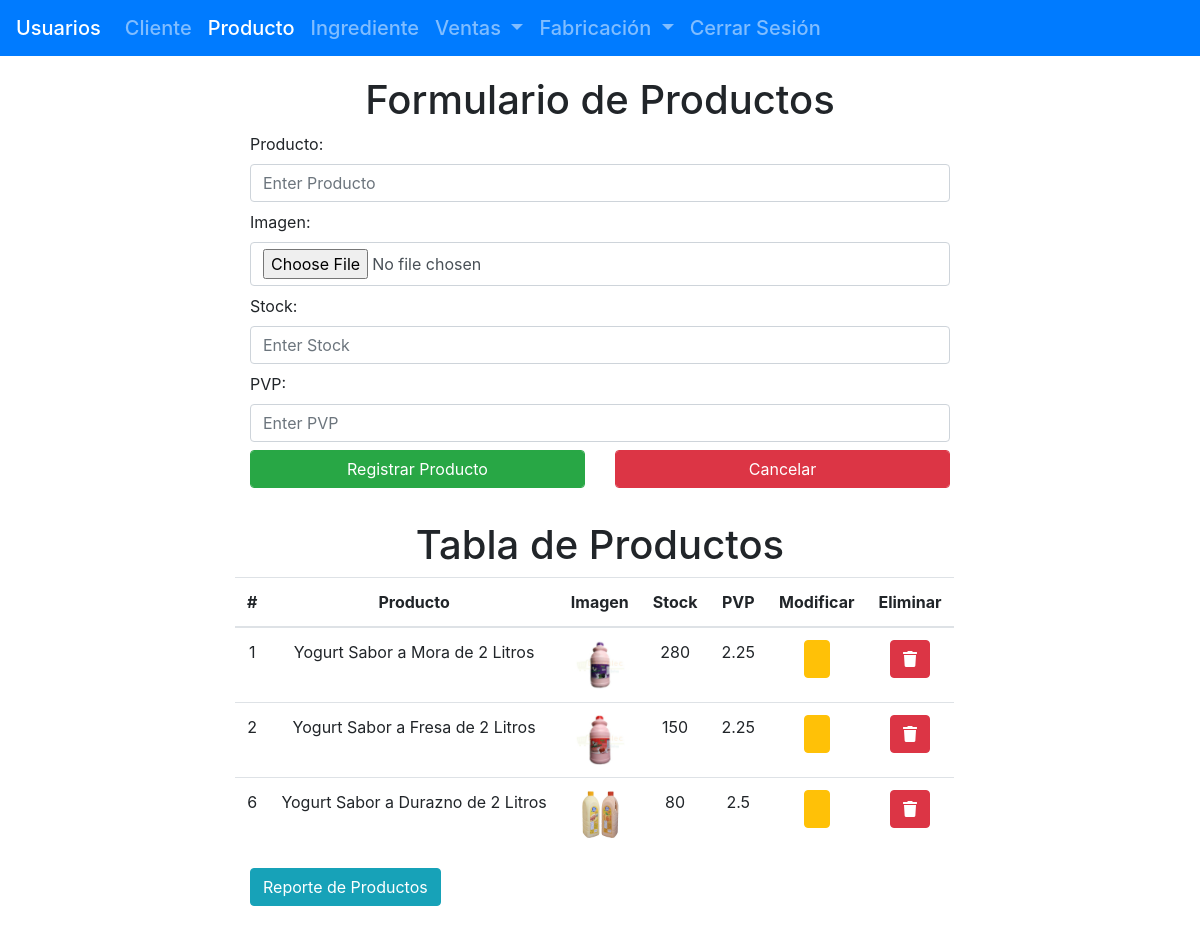
Page /index.php?modulo=producto (signed in) on the committed database.
### tables this page shows
CREATE TABLE `producto` (
  `idproducto` int(11) NOT NULL,
  `nombre` varchar(100) DEFAULT NULL,
  `imagen` varchar(200) DEFAULT NULL,
  `stock` int(11) DEFAULT NULL,
  `pvp` double DEFAULT NULL
);

### index.php (called while the page is built, shortened)
<?php session_start();
$modulo = $_REQUEST['modulo']??'';
require 'vistas/index.vista.php';

### producto.php (called while the page is built, shortened)
<?php
$consultar = "SELECT * FROM producto";
$resultado = $conexion->query($consultar);
$productos = $resultado->fetch_all();
require 'vistas/producto.vista.php';

### vistas/producto.vista.php (the view, shortened to what this page needs)
<main style="margin-top: 20px; margin-bottom: 20px;">
    <div class="container">
        <header class="text-center">
            <h1>Formulario de Productos</h1>
        </header>
        <form method="POST" enctype="multipart/form-data">
            <div class="row">
                <div class="col-sm-2"></div>
                <div class="col-sm-8">
                    <div class="col">
                        <label for="nombre" class="mr-sm-2">Producto:</label>
                        <input type="text" class="form-control mb-2 mr-sm-2" placeholder="Enter Producto" id="nombre" name="nombre" required>
                    </div>
                    <div class="col">
                        <label for="imagen" class="mr-sm-2">Imagen:</label>
                        <input type="file" class="form-control mb-2 mr-sm-2" id="imagen" name="imagen" required>
                    </div>
                    <div class="col">
                        <label for="stock" class="mr-sm-2">Stock:</label>
                        <input type="number" class="form-control mb-2 mr-sm-2" placeholder="Enter Stock" id="stock" name="stock" min="1" required>
                    </div>
                    <div class="col">
                        <label for="pvp" class="mr-sm-2">PVP:</label>
                        <input type="number" class="form-control mb-2 mr-sm-2" step="0.01" placeholder="Enter PVP" id="pvp" name="pvp" min="0.1" required>
                    </div>
                    <div class="container">
                        <div class="row">
                                <div class="col">
                                    <input type="submit" value="Registrar Producto" class="btn btn-success btn-block form-control mb-2 mr-sm-2" name="Enviar">
                                </div>
                                <div class="col">
                                    <a href="index.php?modulo=producto" class="btn btn-danger btn-block form-control mb-2 mr-sm-2">Cancelar</a>
                                </div>
                            </div>
                        </div>
                    </div>
                </div>
                <div class="col-sm-2"></div>
            </div>
    <br>
    <div class="container">
        <div class="row">
            <div class="col-sm-2"></div>
            <div class="col-sm-8">
                <header class="text-center">
                    <h1>Tabla de Productos</h1>
                </header>
                <table class="table table-responsive table-hover text-center">
                    <thead>
                        <th>#</th>
                        <th>Producto</th>
                        <th>Imagen</th>
                        <th>Stock</th>
                        <th>PVP</th>
                        <th>Modificar</th>
                        <th>Eliminar</th>
                    </thead>
                    <tbody>
                        <?php foreach ($productos as $producto) : ?>
                            <tr>
                                <td><?php echo $producto[0]; ?></td>
                                <td><?php echo $producto[1]; ?></td>
                                <td>
                                    <img src="<?php echo 'fotos/' . $producto[2]; ?>" alt="<?php echo $producto[1]; ?>" title="<?php echo $producto[1]; ?>" width="50px" height="50px">
                                </td>
                                <td><?php echo $producto[3]; ?></td>
                                <td><?php echo $producto[4]; ?></td>
                                <td>
                                    <button type="button" class="btn btn-warning" data-toggle="modal" data-target="#editar<?php echo $producto[0]; ?>">
                                    </button>
                                </td>
                                <td>
                                    <button type="button" class="btn btn-danger" data-toggle="modal" data-target="#eliminar<?php echo $producto[0]; ?>">
                                        <i class="fas fa-trash" aria-hidden="true"></i>
                                    </button>
                                </td>
                            </tr>
                        <?php endforeach; ?>
                    </tbody>
                </table>
                <div class="container">
                    <a class="btn btn-info" target="_blank" href="reporte-producto.php" role="button">
                        Reporte de Productos
                    </a>
                </div>
            </div>
            <div class="col-sm-2"></div>
        </div>
</main>

### vistas/index.vista.php (shortened to what this page needs)
<!DOCTYPE html>
<html lang="en">
<head>
    <link rel="stylesheet" href="https://pro.fontawesome.com/releases/v5.10.0/css/all.css" />
    <link rel="stylesheet" href="https://cdn.jsdelivr.net/npm/bootstrap@4.0.0/dist/css/bootstrap.min.css">
</head>
<body>
    <header>
        <nav class="navbar navbar-expand-lg navbar-dark bg-primary color-black h5">
            <a class="navbar-brand" href="index.php?modulo=usuario">
                Usuarios
            </a>
            <div class="collapse navbar-collapse" id="navbarNav">
                <ul class="navbar-nav">
                    <li class="nav-item">
                        <a class="nav-link <?php if ($modulo == 'cliente') {
                                                echo 'active';
                                            } ?>" href="index.php?modulo=cliente">Cliente <span class="sr-only">(current)</span></a>
                    </li>
                    <li class="nav-item <?php if ($modulo == 'producto') {
                                            echo 'active';
                                        } ?>">
                        <a class="nav-link" href="index.php?modulo=producto">Producto</a>
                    </li>
                    <li class="nav-item <?php if ($modulo == 'ingrediente') {
                                            echo 'active';
                                        } ?>">
                        <a class="nav-link" href="index.php?modulo=ingrediente">Ingrediente</a>
                    </li>
                    <li class="nav-item dropdown <?php if ($modulo == 'generar-venta' || $modulo == 'reporte-venta') {
                                                        echo 'active';
                                                    } ?>">
                        <a class=" nav-link dropdown-toggle" href="#" id="navbarDropdown" role="button" data-toggle="dropdown" aria-haspopup="true" aria-expanded="false">
                            Ventas
                        </a>
                    </li>
                    <li class="nav-item dropdown <?php if ($modulo == 'generar-fabricacion' || $modulo == 'reporte-fabricacion') {
                                                        echo 'active';
                                                    } ?>">
                        <a class=" nav-link dropdown-toggle" href="#" id="navbarDropdown" role="button" data-toggle="dropdown" aria-haspopup="true" aria-expanded="false">
                            Fabricación
                        </a>
                    </li>
                    <li class="nav-item">
                        <a class="nav-link" href="cerrar.php">Cerrar Sesión</a>
                    </li>
                </ul>
            </div>
        </nav>
    </header>
    <?php
    if ($modulo == 'usuario' || $modulo == '') {
        require 'usuario.php';
    } else if ($modulo == 'cliente') {
        require 'cliente.php';
    } else if ($modulo == 'producto') {
        require 'producto.php';
    } else if ($modulo == 'proveedor') {
        require 'proveedor.php';
    } else if ($modulo == 'generar-venta') {
        require 'generar-venta.php';
    } else if ($modulo == 'reporte-venta') {
        require 'reporte-venta.php';
    } else if ($modulo == 'ingrediente') {
        require 'ingrediente.php';
    } else if ($modulo == 'generar-fabrica') {
        require 'generar-fabrica.php';
    } else if ($modulo == 'reporte-fabricacion') {
        require 'reporte-fabricacion.php';
    }
    ?>
</body>
</html>

### rows in the picture
producto: idproducto "1", nombre "Yogurt Sabor a Mora de 2 Litros", imagen (picture), stock "280", pvp "2.25"
producto: idproducto "2", nombre "Yogurt Sabor a Fresa de 2 Litros", imagen (picture), stock "150", pvp "2.25"
producto: idproducto "6", nombre "Yogurt Sabor a Durazno de 2 Litros", imagen (picture), stock "80", pvp "2.5"
